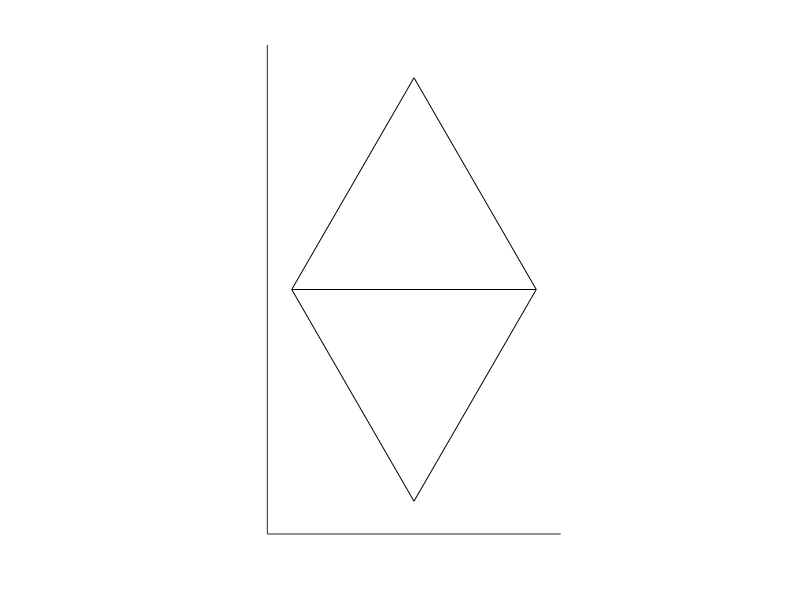

The MATLAB script that drew this image:
clear;
clc;

hold on

X=[-1,0,1];
Y=[0,sqrt(3),0];

x=X(1:2);
y=Y(1:2);
plot(x,y,'k');

x=X(2:3);
y=Y(2:3);
plot(x,y,'k');

x=X(1:2:3);
y=Y(1:2:3);
plot(x,y,'k');

X=[-1,0,1];
Y=[0,-sqrt(3),0];

x=X(1:2);
y=Y(1:2);
plot(x,y,'k');

x=X(2:3);
y=Y(2:3);
plot(x,y,'k');

hold off
axis equal
set(gca,'xlim',[-1.2 1.2]);
set(gca,'ylim',[-2 2]);
set(gca,'Box','off');
set(gca,'xtick',[]);
set(gca,'ytick',[]);
